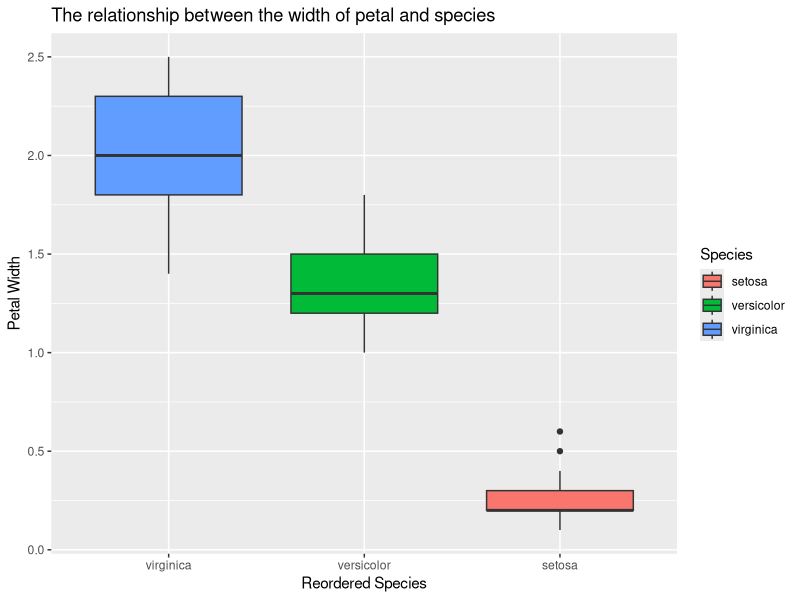
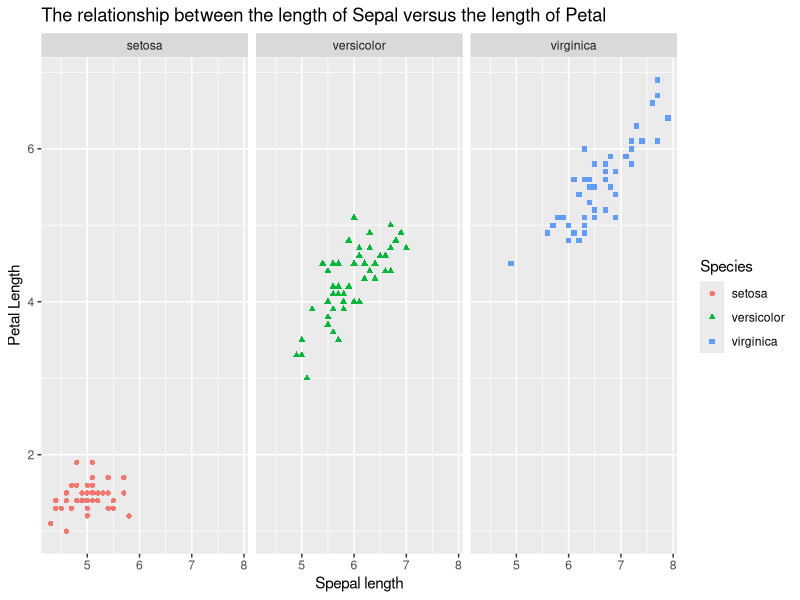
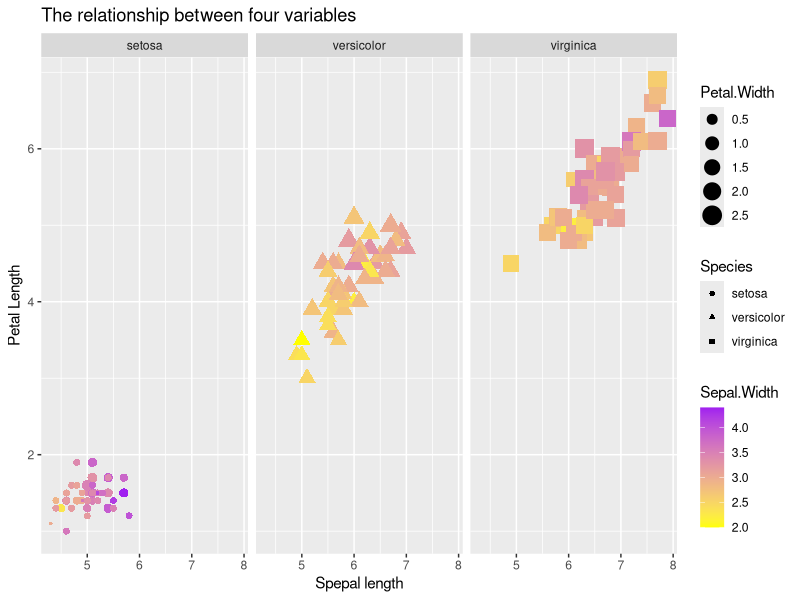

Generate these figures, in order, with R:
## ---- chunk 1
knitr::opts_chunk$set(echo = TRUE)
## ---- chunk 2
##Section A
##Q1
library(tidyverse)
library(dplyr)

iris$Species2<-factor(iris$Species,levels=levels(iris$Species)[c(3,2,1)])
p1 <- ggplot(data=iris,aes(x=iris$Species2,y=iris$Petal.Width,fill=Species))+geom_boxplot()
p1<- p1+xlab("Reordered Species")+ylab("Petal Width")+ggtitle("The relationship between the width of petal and species")
p1
## ---- chunk 3
#Answer: The median sepal length of virginica is 2.0, the median sepal length of versicolor is around 1.28, and the median sepal length of setosa is around 0.23 with outliers.Therefore, from the boxplot, the sepal length seems to decrease from virginica to versicolor to setosa.
## ---- chunk 4

##Q2
p2 <- ggplot(data=iris)
p2 <- p2+geom_point(mapping=aes(x=iris$Sepal.Length,y=iris$Petal.Length,shape=Species,color=Species))
p2<- p2+facet_grid(.~iris$Species)+xlab("Spepal length")+ylab("Petal Length")+ggtitle("The relationship between the length of Sepal versus the length of Petal ")
p2
## ---- chunk 5
#Answer: For species setosa, there is no relationship between the length of Sepal versus the length of Petal.For species versicolor, there is a positive relationship that the length of Petal increases when the length of Sepal increases.For species virginica,there is a positive relationship that the length of Petal increases when the length of Sepal increases. Overall, there is a positive the relationship between the length of Sepal and the length of Petal.
## ---- chunk 6
##Q3
p3 <- ggplot(data=iris)
p3 <- p3+geom_point(mapping=aes(x=iris$Sepal.Length,y=iris$Petal.Length,shape=Species,color=Sepal.Width,size=Petal.Width))+scale_color_gradient(low="yellow",high="purple")
p3<- p3+facet_wrap(~Species)+xlab("Spepal length")+ylab("Petal Length")+ggtitle("The relationship between four variables")
p3

## ---- chunk 7
#Answer:For species setosa, there is no relationship between the length of Sepal and the length of Petal.The color showed that Sepal width ranged from 2.0 to 4.0, and the average Petal width ranged from 1 to 1.5.For species versicolor, there is a positive relationship that the length of Petal increases when the length of Sepal increases. The color showed that Sepal width ranged from 2 to 3.2, and the average Petal width ranged from 1 to 1.5.For species virginica,there is a positive relationship that the length of Petal increases when the length of Sepal increases.The color showed that Sepal width ranged from 2 to 3.7, and the average Petal width ranged from 1 to 1.5.Overall,there is the positive relationship between the length of Sepal and the length of Petal, and the sepal width and Petal width have no relationships with the length of Sepal and the length of Petal, which showed as clusters in the plot. 
## ---- chunk 8
##Section B
##Q1
#create the new datafram

mpg1 <-data.frame("manufacturer"=mpg$manufacturer, "model"=mpg$model, "trans"=mpg$trans,"drv"=mpg$drv,"hwy"=mpg$hwy,"class"=mpg$class)
colnames(mpg1)
#use the R basic function to rename columns
names(mpg1)
names(mpg1)[names(mpg1) == "drv"] <- "driveType"
names(mpg1)[names(mpg1) == "hwy"] <- "hwyMPG"
names(mpg1)[names(mpg1) == "trans"] <- "TransmissionType"
mpg1
## ---- chunk 9
##Q2
##Create the new datafram
mpg2 <- mpg1[mpg1$manufacturer %in% c("ford","honda","jeep","hyundai","nissan","toyota"),]
result1 <- mpg2[mpg2$class=="suv" & mpg2$hwyMPG>"18" & mpg2$driveType=="4",]
suv <- list(result1)
suv[[1]]
names(suv) <- "suv18"
## ---- chunk 10
##Q3
##create the function
applyFun_11 <- function(df,col_name,f,...){
  m<-as.vector(df[[col_name]])
  n <- f(m,...)
  cat(as.character(substitute(f)),"of",as.character(substitute(col_name)),"is",deparse(n))
}

##outputs
applyFun_11(mpg,"hwy",quantile, probs=(1:3/4))
applyFun_11(suv[[1]],"hwyMPG",quantile,probs=(1:3/4))
